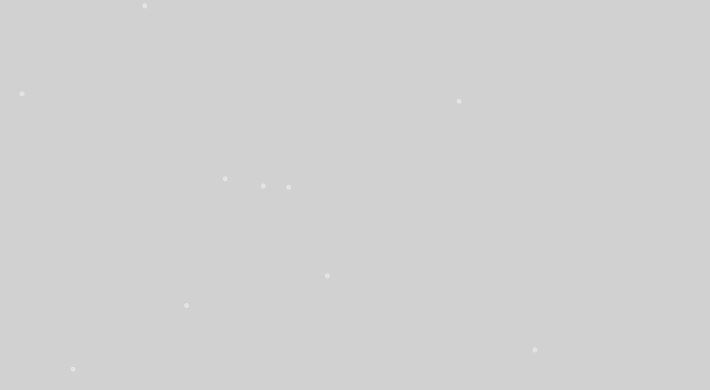
Frame 1 (no input)
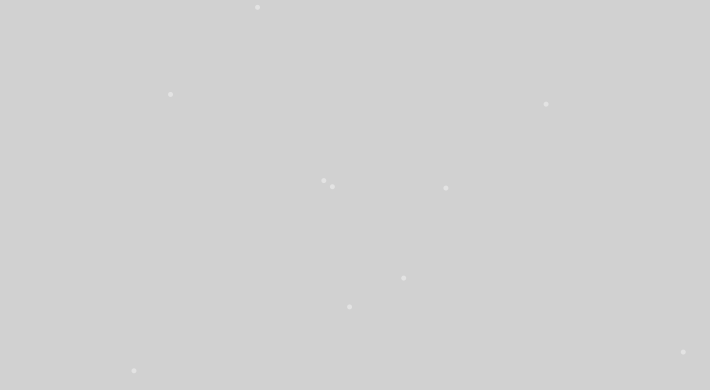
Frame 60 (the mouse pressed at the canvas centre just before this capture)
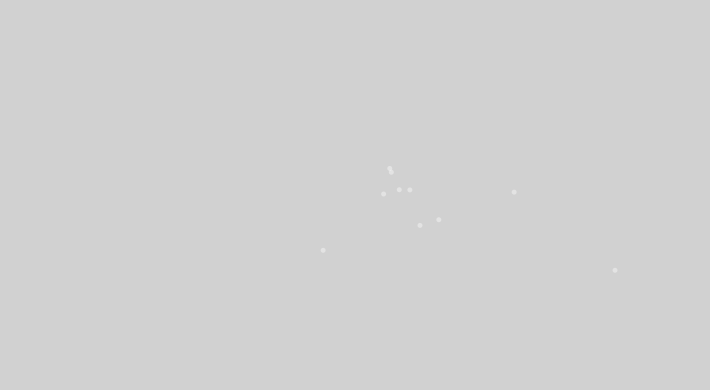
Frame 120 (the mouse held since frame 60 and released just before this capture)

The Processing sketch that drew these frames (run headless with seeded random() and noise(); from frame 60 on, the mouse is pressed at the canvas centre):

// Processing sketch: processing_149284
// ── processing_149284.pde

//Número de partículas
int numThings=10;
int count=0;
boolean MouseIsDown=false;
float[] y = {};
float[] d = {};
int[] c = {};
 
Particle [] particles = new Particle[numThings];
 
void setup()
{
background(255,255,255);
size (710,390);
for (int i=0;i<numThings;i++)
{
//Color y posición de la partículas
particles[i]= new Particle(255,255,255,100, random(width),random(height));     
}   
} 
void draw()

{
  background(209);   
        for(int i=0;i<numThings;i++)
        {
            particles[i].makeParticle();
            particles[i].update();
            }
//TESELACIÓN
//FIN TESELACIÓN
//aqui podríamos introducir el voronoi

//fin de voronoi
}
void mousePressed()
{
  MouseIsDown=true;
}
void mouseReleased()
{
  MouseIsDown=false;
  count++;
}
class Particle
{
//introducimos las variables de las partículas
  float R;
  float G;
  float B;
  float size;
  float x;
  float y;
  float speed = random(0.01,0.05);
  float direction = random(1,3);
  float mehX=0;
  float mehY=0;
  float easing=random(0.01,0.05);
  Particle(float r, float g, float b, float S, float XPos, float YPos)
  {
    R=r;
    G=g;
    B=b;
    size = S;
    x=XPos;
    y=YPos;
    //speed= random(1,2.3);
     
  }
  void makeParticle()
  {
    noStroke();
    fill(R,G,B,100);
    ellipse (x,y,5,5);
  }
   
  void update()
  {
  //diseñamos la velocidad y el rebote con los bordes
                  if (x > width)
                  {
                    //x = 0;
                    x=-x;
                    direction= abs(direction);
                  }
                
                  if (x < 0)
                  {
                    //x = width;
                    x= abs(x);
                    direction=-(direction);
                  }
                
                  if (y > height)
                  {
                    speed=-speed;
                    //direction= random(1,360);
                  }
                
                  if (y < 0)
                  {
                    speed= abs(speed);
                     //direction= random(1,360);
                  }
                   
                  //CHANGING POSITION
                   
                  //x = x + dX;
                  //y = y + dY;
              
 //Lineas de unión entre las particulas más cercanas                  
     for (int i = 0; i<numThings;i++)
      {
               Particle  I = particles[i];
              int num=40;
              if ((I.x-x)<num && (I.x-x)>-num)
              {
                if (I.y-y<num && (I.y-y>-num))
                {
//Centro sobre las lineas
                  stroke(0,0,0,0);
                  strokeWeight(1);
                  line(x,y, I.x,I.y);
                  noStroke();
                }
                 
              }
      }           
      
 //fin de las lineas de unión     
      if (MouseIsDown)
         {
            mehX = mouseX-x;
            if (abs(mehX)>1)
              {x = x + mehX * easing ;}
             
             mehY = mouseY-y;
            if (abs(mehY)>1)
              {y = y + mehY * easing ;}
          }
           
            y=y+speed;
            x=x+direction;
                            
    }
     
     
 
}
//intento de meter la teselación
